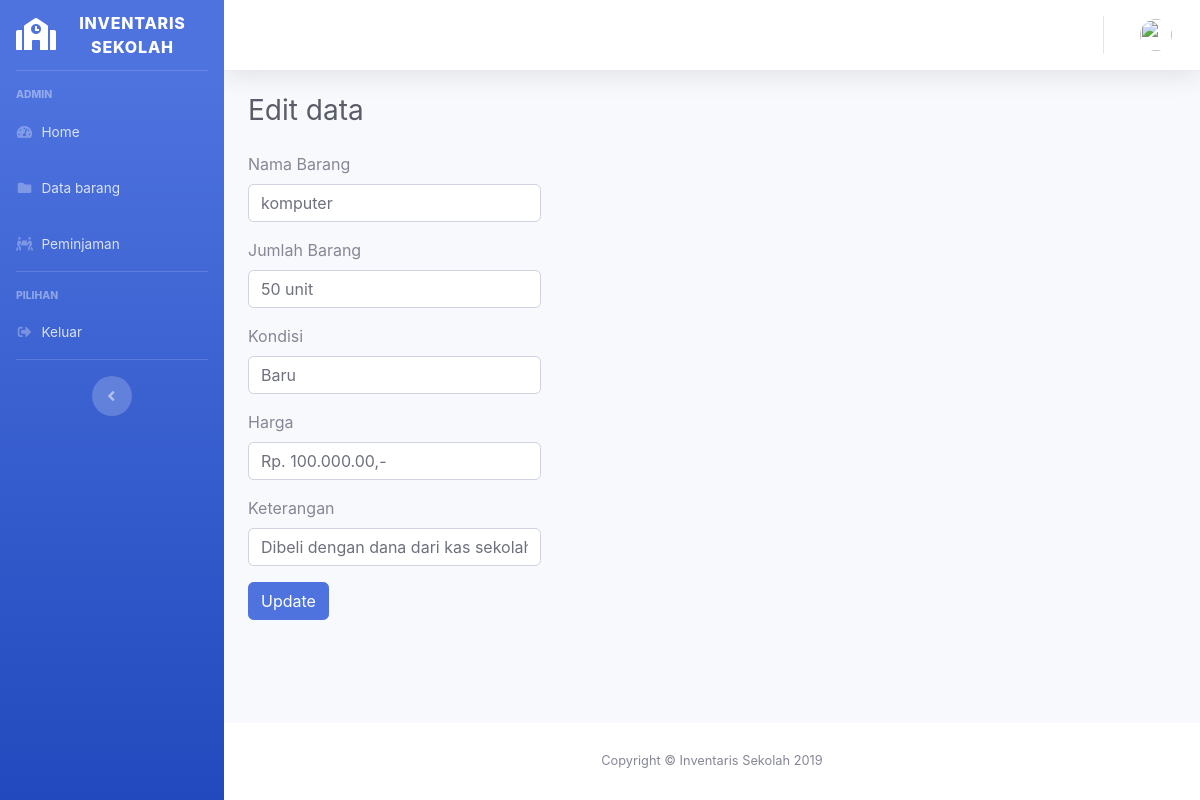
Screenshot of /admin/edit/67 with the database file from the repository.
### tables this page shows
CREATE TABLE `data_barang` (
  `id` int(11) NOT NULL,
  `nama_barang` varchar(200) NOT NULL,
  `jumlah_barang` varchar(128) NOT NULL,
  `kondisi` varchar(200) NOT NULL,
  `harga` varchar(200) NOT NULL,
  `keterangan` varchar(500) NOT NULL,
  `pembelian` varchar(200) NOT NULL
);

### application/controllers/Admin.php (called while the page is built, shortened)
<?php
class Admin extends CI_Controller
{
    public function __construct()
    {
        $this->load->model('m_barang');
    }
    public function edit($id)
    {
        $where = array('id' => $id);
        $data['admin'] = $this->m_barang->edit_data($where, 'data_barang')->result();
        $data['title'] = 'Edit data';
        $data['user'] = $this->db->get_where('user', ['email' =>
        $this->session->userdata('email')])->row_array();
        $this->load->view('templates/header', $data);
        $this->load->view('templates/sidebar', $data);
        $this->load->view('templates/topbar', $data);
        $this->load->view('admin/edit', $data);
        $this->load->view('templates/footer');
    }
}

### index.php (called while the page is built, shortened)
<?php
require_once BASEPATH.'core/CodeIgniter.php';

### application/models/m_barang.php (called while the page is built, shortened)
<?php
class M_barang extends CI_Model
{
    public function edit_data($where, $table)
    {
        return $this->db->get_where($table, $where);
    }
}

### application/views/admin/edit.php (the view, shortened to what this page needs)
<div class="container-fluid">
    <h1 class="h3 mb-4 text-gray-800"><?= $title; ?></h1>
    <div class="row">
        <div class="col-lg-4">
            <?php foreach ($admin as $a) : ?>
                <form class="admin" method="post" action="<?= base_url('admin/edit_data'); ?>">
                    <div class="form-group">
                        <label>Nama Barang</label>
                        <input type="text" class="form-control" id="nama_barang" name="nama_barang" value="<?= $a->nama_barang; ?>">
                    </div>
                    <div class="form-group">
                        <label>Jumlah Barang</label>
                        <input type="text" class="form-control" id="jumlah_barang" name="jumlah_barang" value="<?= $a->jumlah_barang; ?>">
                    </div>
                    <div class=" form-group">
                        <label>Kondisi</label>
                        <input type="text" class="form-control" id="kondisi" name="kondisi" value="<?= $a->kondisi; ?>">
                    </div>
                    <div class=" form-group">
                        <label>Harga</label>
                        <input type="text" class="form-control" id="harga" name="harga" value="<?= $a->harga; ?>">
                    </div>
                    <div class=" form-group">
                        <label>Keterangan</label>
                        <input type="text" class="form-control" id="keterangan" name="keterangan" value="<?= $a->keterangan; ?>">
                    </div>
                    <button type=" submit" class="btn btn-primary">Update</button>
                <?php endforeach; ?>
                </form>
        </div>
    </div>
</div>
</div>

### rows the page displays
data_barang: nama_barang "komputer", jumlah_barang "50 unit", kondisi "Baru", harga "Rp. 100.000.00,-", keterangan "Dibeli dengan dana dari kas sekolah"

### other values shown
$title "Edit data"
